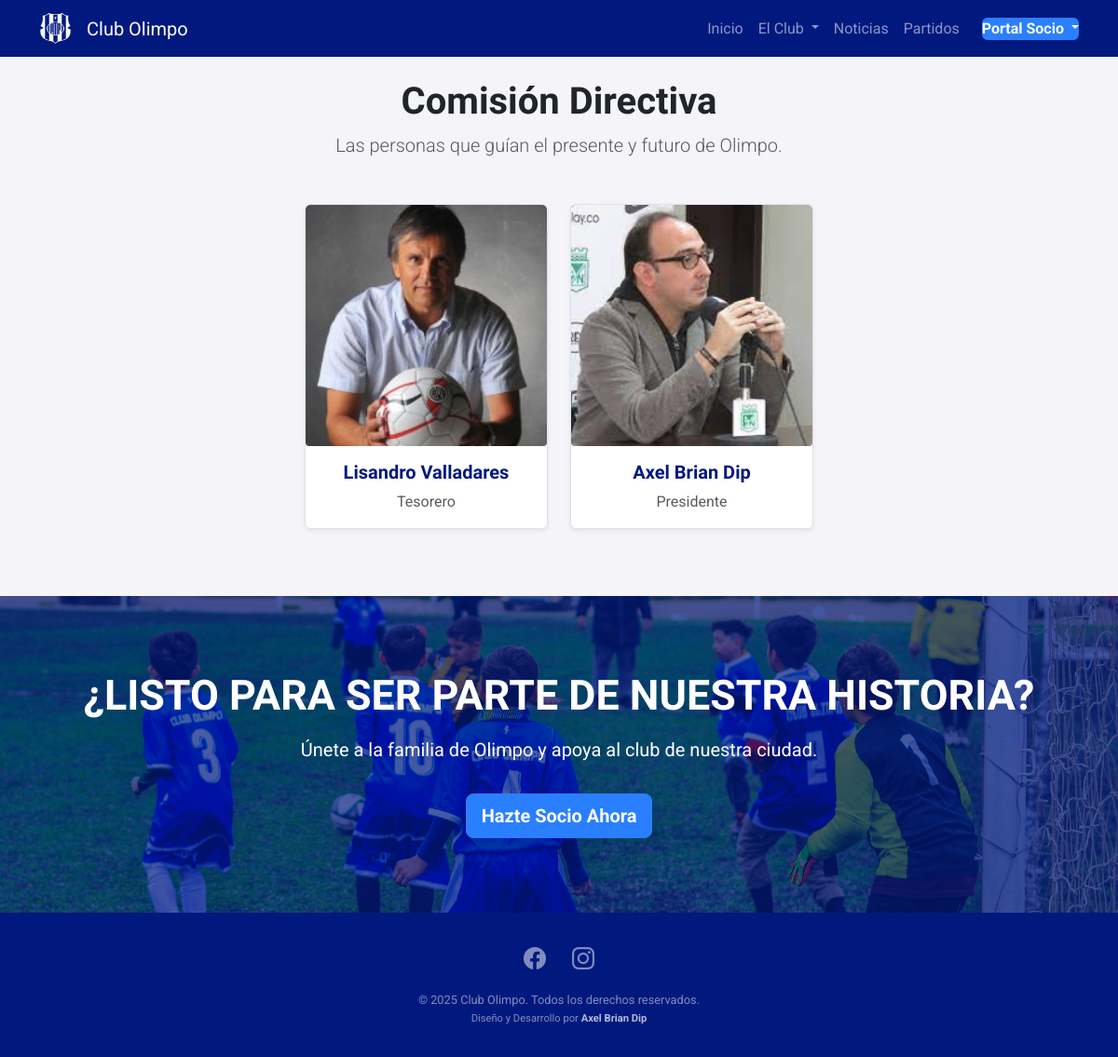
Page /board-of-directors/ on the earlier database version.
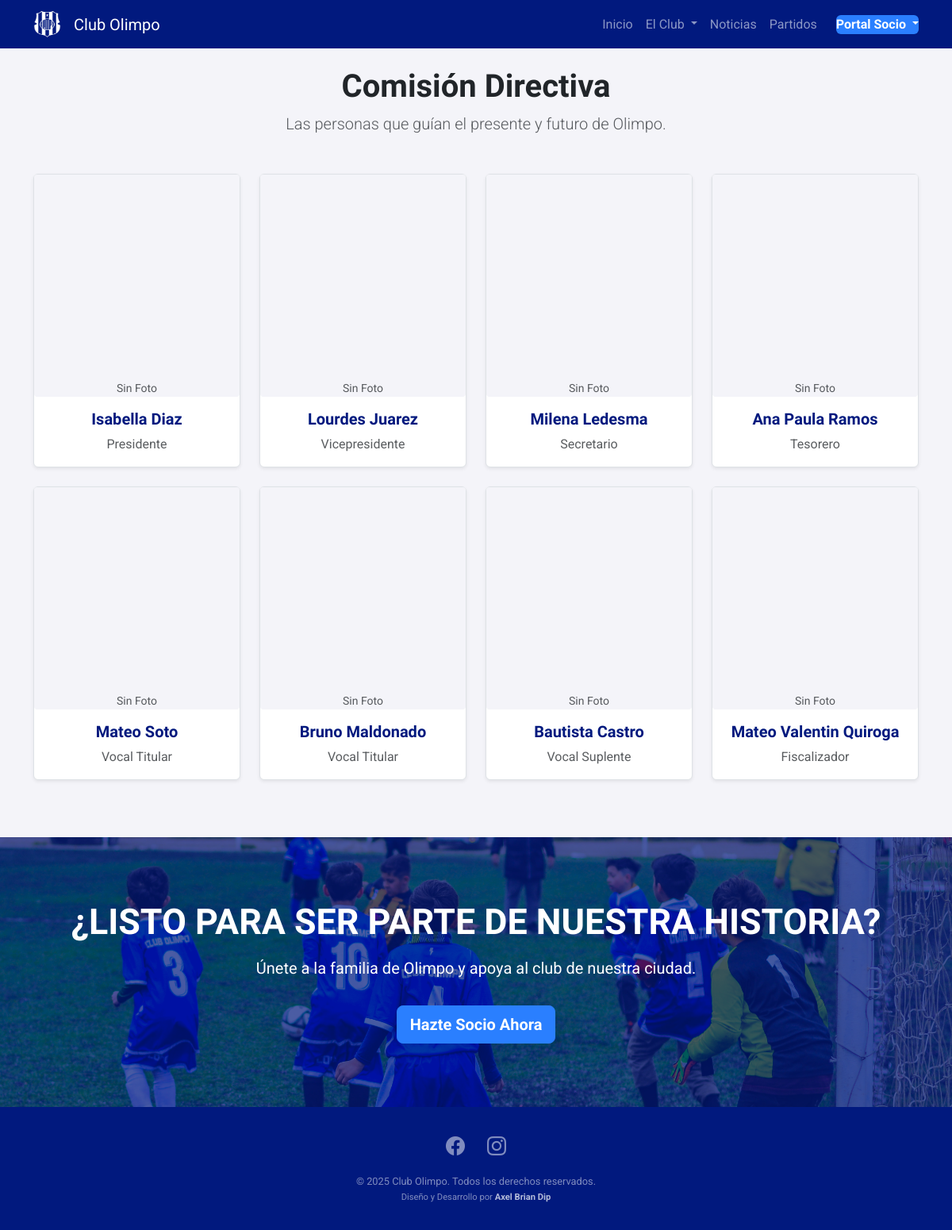
Same page on the later database version.
### members/models.py (models this page shows, shortened)
class Role(models.Model):
    class Function(models.TextChoices):
        JUGADOR = 'JUG', 'Jugador'
        STAFF = 'STA', 'Cuerpo Técnico'
        DIRIGENTE = 'DIR', 'Dirigente'
    profile = models.ForeignKey('Profile', on_delete=models.CASCADE, related_name='roles')
    function = models.CharField("Función", max_length=3, choices=Function.choices)
    category = models.ForeignKey(Category, on_delete=models.SET_NULL, null=True, blank=True, verbose_name="Categoría (si aplica)")
    specific_position = models.CharField("Cargo Específico", max_length=100, help_text="Ej: Delantero, Tesorero, Director Técnico")
    specific_position = models.ForeignKey(
        SpecificPosition,
        on_delete=models.PROTECT,
        verbose_name="Cargo Específico"
    )
    class Meta:
        verbose_name = "Rol"
        verbose_name_plural = "Roles"

class Profile(models.Model):
    user = models.OneToOneField(User, on_delete=models.CASCADE)
    member_id = models.PositiveIntegerField(
        "Número de Socio",
        unique=True,
        default=get_next_member_id,
        editable=False # Hacemos que no se pueda editar desde el admin
    )
    date_of_birth = models.DateField("Fecha de Nacimiento", null=True, blank=True)
    dni = models.CharField("DNI", max_length=20, blank=True)
    address = models.CharField("Dirección", max_length=255, blank=True)
    phone_number = models.CharField("Teléfono", max_length=50, blank=True)
    profile_photo = models.ImageField("Foto de Perfil", upload_to='profile_photos/', blank=True, null=True)
    extra_photo_1 = models.ImageField("Foto Extra 1 (opcional)", upload_to='extra_photos/', blank=True, null=True)
    extra_photo_2 = models.ImageField("Foto Extra 2 (opcional)", upload_to='extra_photos/', blank=True, null=True)
    dni_photo_front = models.ImageField("Foto DNI (Frente)", upload_to='dni_photos/', blank=True, null=True)
    dni_photo_back = models.ImageField("Foto DNI (Dorso)", upload_to='dni_photos/', blank=True, null=True)
    member_type = models.ForeignKey(MemberType, on_delete=models.SET_NULL, null=True, blank=True, verbose_name="Tipo de Socio")
    is_on_roster = models.BooleanField("En Lista Oficial (para jugadores)", default=False)
    is_exempt = models.BooleanField("Cuota Bonificada", default=False)

class SpecificPosition(models.Model):
    name = models.CharField("Nombre del Cargo", max_length=100, unique=True)
    class Meta:
        verbose_name = "Cargo Específico"
        verbose_name_plural = "Cargos Específicos"
        ordering = ['name']

### core/views.py (the view)
# urls.py: path('board-of-directors/', views.board_of_directors, name='board_of_directors'),
def board_of_directors(request):
    board_roles = Role.objects.filter(function='DIR').order_by('profile__member_id')
    context = {
        'board_roles': board_roles,
    }
    return render(request, 'core/board_of_directors.html', context)

### core/templates/core/board_of_directors.html (shortened to what this page needs)
{% extends 'base.html' %}
{% block content %}
<div class="text-center mb-5">
    <h1>Comisión Directiva</h1>
    <p class="lead text-muted">Las personas que guían el presente y futuro de Olimpo.</p>
</div>
<div class="row justify-content-center">
    {% for role in board_roles %}
        <div class="col-lg-3 col-md-4 col-sm-6 mb-4">
            <div class="card h-100 shadow-sm text-center">
                <div class="player-card-img-wrapper">
                    {% if role.profile.profile_photo %}
                        <img src="{{ role.profile.profile_photo.url }}" class="card-img-top" alt="Foto de {{ role.profile.user.get_full_name }}">
                    {% else %}
                        <div class="d-flex align-items-center justify-content-center h-100"><small class="text-muted">Sin Foto</small></div>
                    {% endif %}
                </div>
                <div class="card-body">
                    <h5 class="card-title">{{ role.profile.user.get_full_name }}</h5>
                    <p class="card-text text-muted">{{ role.specific_position.name }}</p>
                </div>
            </div>
        </div>
    {% empty %}
        <p class="text-center">La información de la Comisión Directiva será publicada próximamente.</p>
    {% endfor %}
</div>
{% endblock %}

Differences in the rows shown:
removed Role: profile.profile_photo (picture), profile.user.get_full_name "Lisandro Valladares", specific_position.name "Tesorero"
removed Role: profile.profile_photo (picture), profile.user.get_full_name "Axel Brian Dip", specific_position.name "Presidente"
added Role: shows "Sin Foto", profile.user.get_full_name "Isabella Diaz", specific_position.name "Presidente"
added Role: shows "Sin Foto", profile.user.get_full_name "Lourdes Juarez", specific_position.name "Vicepresidente"
added Role: shows "Sin Foto", profile.user.get_full_name "Milena Ledesma", specific_position.name "Secretario"
added Role: shows "Sin Foto", profile.user.get_full_name "Ana Paula Ramos", specific_position.name "Tesorero"
added Role: shows "Sin Foto", profile.user.get_full_name "Mateo Soto", specific_position.name "Vocal Titular"
added Role: shows "Sin Foto", profile.user.get_full_name "Bruno Maldonado", specific_position.name "Vocal Titular"
added Role: shows "Sin Foto", profile.user.get_full_name "Bautista Castro", specific_position.name "Vocal Suplente"
added Role: shows "Sin Foto", profile.user.get_full_name "Mateo Valentin Quiroga", specific_position.name "Fiscalizador"
